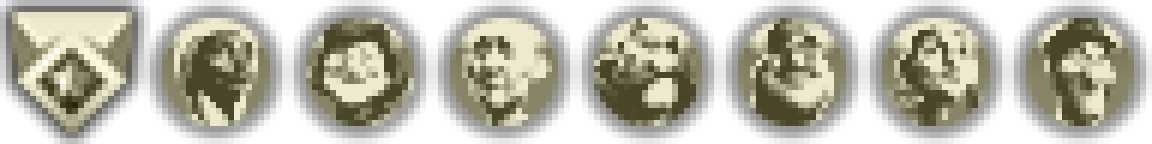
#> input picture skills/civ6-asset-forge/assets/REF_official_promotions24_x6.png, 1152 x 144 px
$ python -i prepare_frontend_portrait.py   (imports and definitions only)
#> lines starting #> are read from the running program, lines starting #| are printed output that depends on the picture; after the words box and inside, x2 and y2 are one past the last pixel; in counts of white or black regions, pixels touching at a corner belong together
### skills/civ6-asset-forge/scripts/gen_suk_portrait.py
#!/usr/bin/env python3
# -*- coding: utf-8 -*-
"""gen_suk_portrait.py — Sukritact's Civ Selection Screen 适配素材与接线生成器

## 解决什么问题

**Sukritact's Civ Selection Screen**（工坊 GUID `60092bdd-ce39-4319-aef6-baea505c7c45`）
用自绘的 `UI/AdvancedSetup.{lua,xml}` 整屏替换原版领袖选择界面，并改为**纯 2D 选人**：
它在选人时读 `Players` 表的 `Portrait` / `PortraitBackground` 两列，交给
`LeaderImage` / `LeaderBG` 两个控件显示（比例运行时由 `DummyImage` 实测，故尺寸可自由）。

原版环境（FrontEnd 选人）的 `Portrait` 通常留空（引擎回退到 `LEADER_<X>_NEUTRAL`）、
`PortraitBackground` 指向**原版领袖的** `LEADER_<X>_BACKGROUND`（1920×960 横版）；
而 mod 自建的竖版背景（如本工程 `PORTRAIT_<KEY>_BACKGROUND`，328×935）是**工程侧选择**，
**不是官方口径**（`328×935` 是 `LeaderBG` 控件尺寸，非官方贴图尺寸）。
无论哪种，在 Suk 的宽屏 2D 界面下尺寸/构图都不合用，因此需要一套**专供 Suk 的 2D 素材**，
并在 `Criteria = Suk_Portrait` 下改写 `Players`（未启用 Suk 时行为完全不变）。

本脚本按兄弟工程（工程 A / 工程 D / 工程 B/C）已实证的约定产出：
`SUK_UI_*` 命名空间贴图 + `UPDATE Players` + XLP 条目 + `.civ6proj` 接线，**幂等**。

## 素材工艺（实测自兄弟工程既有产物，可确定性复现）

- **立绘**：源立绘（正方形源保持原尺寸）→ 峰值列对齐画布宽 `--peak-frac` 处（默认 0.70），
  越界像素允许裁切，下边缘不留空。与原版 `LEADER_*_NEUTRAL` 约定一致
  （实测原版 44 张：高固定 1024/1080、下边距恒 0、宽随内容 389~803）。
- **背景**：源 1920×1080 外交背景 → 中心横裁 1440×1080（**纯裁切、零缩放**；
  与兄弟工程产物逐像素相同，meanAbsErr = 0.00）。

## 素材来源（铁律：必须先问用户）

- `--from-existing`（默认）：直接复用工程既有
  `FALLBACK_NEUTRAL_{L}_QYQXP.dds`（立绘）与 `IMG_LEADER_{L}_QYQXP_DIPLOMACY_BACKGROUND.dds`（背景）。
- `--portrait-dir` / `--bg-dir`：改用用户提供的 PNG（文件名需含 LeaderType 或领袖名片段）。
  **用户给素材时必须显式指定**，不要默默用既有素材。

## 用法

    # ① 预演（不写盘）
    python gen_suk_portrait.py --project <工程根> --check

    # ② 落盘（素材 + SQL + XLP + civ6proj 接线）
    python gen_suk_portrait.py --project <工程根> --write

    # ③ 只处理指定领袖
    python gen_suk_portrait.py --project <工程根> --leaders LEADER_X_QYQXP,LEADER_Y_QYQXP --write

    # ④ 用用户素材（目录内 PNG，文件名含领袖名片段即可）
    python gen_suk_portrait.py --project <工程根> --portrait-dir D:/art --bg-dir D:/art --write

    # ⑤ 换一套工程命名（默认值 = 参照工程的 RGN 命名）
    python gen_suk_portrait.py --project <工程根> \
        --sql-name Suk_Portrait_Danjin.sql --action-id DJ_Suk_Portrait \
        --criteria Danjin_Main,Suk_Portrait --write

    # ⑥ 调整立绘水平构图（峰值列对齐画布宽的比例，默认 0.70）
    python gen_suk_portrait.py --project <工程根> --peak-frac 0.6 --write

退出码：0 成功 / 1 参数或结构错误。
"""
import argparse
import os
import re
import struct
import sys

sys.path.insert(0, os.path.dirname(os.path.abspath(__file__)))
from _projwrite import write_project_file, emit_report, finish  # noqa: E402

# 复用 civ6-modding 的 DDS 读写（单一真源，避免重复实现头构造）。
# 解析顺序：本 skill 同级 → ~/.agents/skills → 环境变量 CIV6_SKILLS_ROOT 指定。
_HERE = os.path.dirname(os.path.abspath(__file__))
_CANDS = [
    os.path.join(_HERE, "..", "..", "civ6-modding", "art"),
    os.path.join(os.path.expanduser("~"), ".agents", "skills", "civ6-modding", "art"),
]
if os.environ.get("CIV6_SKILLS_ROOT"):
    _CANDS.insert(0, os.path.join(os.environ["CIV6_SKILLS_ROOT"], "civ6-modding", "art"))
for _cand in _CANDS:
    _cand = os.path.abspath(_cand)
    if os.path.isfile(os.path.join(_cand, "dds_io.py")):
        sys.path.insert(0, _cand)
        break
try:
    from dds_io import read_dds, dds_header_bytes   # noqa: E402
    from PIL import Image                            # noqa: E402
except ImportError as e:                             # pragma: no cover
    print("需要 Pillow，且需能找到 civ6-modding/art/dds_io.py")
    print("  已尝试：%s" % ", ".join(os.path.abspath(c) for c in _CANDS))
    print("  可用环境变量 CIV6_SKILLS_ROOT 指向 skills 根目录。")
    print("  原始错误：%s" % e)
    raise SystemExit(1)

if hasattr(sys.stdout, "reconfigure"):
    try:
        sys.stdout.reconfigure(encoding="utf-8", errors="replace")
    except Exception:
        pass

PORTRAIT_H = 1024          # 非外交立绘缩放到此高度；外交立绘（正方形源）保持原尺寸
TARGET_PEAK = 0.7          # 峰值列目标位置（画布宽比例）默认值；用 --peak-frac 按工程覆盖
BODY_COL_FRAC = 0.30       # 主体列判定阈值：列像素 ≥ 峰值列的该比例
BODY_MAX_FRAC = 0.70       # 主体列占画布宽超过该比例时询问用户，不自行裁切
ALPHA_THR = 8
BG_W, BG_H = 1440, 1080    # 兄弟工程实证的 Suk 背景尺寸（4:3）
BG_CROP_X = 240            # 1920→1440 的中心裁切起点
SUK_SUFFIX = "_Suk"        # legacy 命名后缀：**仅用于识别未迁移的旧素材**，不再用于生成
UI_NS = "SUK_UI"           # 独立命名空间前缀。见下表——
# ★ 为什么不再复用 `FALLBACK_NEUTRAL_*_Suk`：
#   `FALLBACK_*` 是**官方 Leader_Fallback 模板的固定命名**（3D 回退，类 `Leader_Fallback`），
#   而 Suk 适配是 **UI 贴图（类 `UserInterface`）**。同前缀不同类别会让
#   `gen_tex.py` 的 is_fallback() 必须额外维护一张例外表，且到处都要解释"为何同前缀"，
#   后人极易把 UI 立绘误当 3D 回退。迁到独立命名空间后该歧义从根上消失。
#   通用规则：第三方界面适配素材走 `<适配对象短名>_UI_<KIND>_<KEY>`，不复用官方模板前缀。
SUK_DIR = os.path.join("Mod_Adaptation", "Suk")
SUK_SQL = "Suk_Portrait_RGN.sql"   # 默认参照工程的 SQL 文件名；其他工程用 --sql-name 指定
ACTION_ID = "RGN_Suk_Portrait"     # 默认参照工程的 action id；其他工程用 --action-id 指定
CRITERIA = ["Suk_Portrait"]        # 判据 id 列表（多个 = 逻辑与）；用 --criteria 覆盖

TEX_TEMPLATE = """<?xml version="1.0" encoding="UTF-8" ?>
<AssetObjects..TextureInstance>
\t<m_ExportSettings>
\t\t<ePixelformat>PF_R8G8B8A8_UNORM</ePixelformat>
\t\t<eFilterType>FT_BOX</eFilterType>
\t\t<bUseMips>false</bUseMips>
\t\t<iNumManualMips>0</iNumManualMips>
\t\t<bCompleteMipChain>true</bCompleteMipChain>
\t\t<fValueClampMin>0.000000</fValueClampMin>
\t\t<fValueClampMax>1.000000</fValueClampMax>
\t\t<fSupportScale>1.000000</fSupportScale>
\t\t<fGammaIn>2.200000</fGammaIn>
\t\t<fGammaOut>2.200000</fGammaOut>
\t\t<iSlabWidth>0</iSlabWidth>
\t\t<iSlabHeight>0</iSlabHeight>
\t\t<iColorKeyX>64</iColorKeyX>
\t\t<iColorKeyY>64</iColorKeyY>
\t\t<iColorKeyZ>64</iColorKeyZ>
\t\t<eExportMode>TEXTURE_2D</eExportMode>
\t\t<bSampleFromTopLayer>false</bSampleFromTopLayer>
\t</m_ExportSettings>
\t<m_CookParams>
\t\t<m_Values/>
\t</m_CookParams>
\t<m_Version>
\t\t<major>1</major>
\t\t<minor>0</minor>
\t\t<build>0</build>
\t\t<revision>0</revision>
\t</m_Version>
\t<m_Height>{h}</m_Height>
\t<m_Width>{w}</m_Width>
\t<m_Depth>1</m_Depth>
\t<m_NumMipMaps>0</m_NumMipMaps>
\t<m_SourceFilePath text="D:\\desktop\\{name}.png"/>
\t<m_SourceObjectName text=""/>
\t<m_ImportedTime>0</m_ImportedTime>
\t<m_ExportedTime>{exported}</m_ExportedTime>
\t<m_ClassName text="UserInterface"/>
\t<m_DataFiles>
\t\t<Element>
\t\t\t<m_ID text="DDS"/>
\t\t\t<m_RelativePath text="{name}.dds"/>
\t\t</Element>
\t</m_DataFiles>
\t<m_Name text="{name}"/>
\t<m_Description text=""/>
\t<m_Tags>
\t\t<Element text="UserInterface"/>
\t</m_Tags>
</AssetObjects..TextureInstance>
"""


# ---------------------------------------------------------------- 工程发现

# [71 lines left out: functions find_project_files, detect_leaders, pick_ui_xlp, not called in this run]


# ---------------------------------------------------------------- 素材处理

def alpha_bbox(img, thr=ALPHA_THR):
    m = img.getchannel("A").point(lambda v: 255 if v > thr else 0)
    return m.getbbox()


# [376 lines left out: functions make_portrait, make_background, load_any, resolve_sources, _match_in_dir, tex_text and 6 more, not called in this run]


# [2 lines that do not run on import are left out]

### skills/civ6-asset-forge/scripts/prepare_frontend_portrait.py
#!/usr/bin/env python3
# -*- coding: utf-8 -*-
r"""prepare_frontend_portrait.py — 原版 FrontEnd 前景/背景的**整理与接线**

配套 `reference/frontend-portrait.md`（类别⑦）。

## 〇、总规则（`SKILL.md` §1.0）

本工具**只做既有工具能胜任的简单操作**：**裁剪**（含等比缩放、居中）、
**通道透明度**（读 alpha、阈值）、**描边**，以及复制/改名/格式转换。
**不做**任何"把图改好"的处理（重绘、修补、重着色、调色、生成式补图、迭代调参）。

- 素材不满足要求 → **停下询问用户**（不自行尝试）。
- **两段式执行**：先出**计划**（默认，不写盘）→ 用户确认 → 再 `--write --confirmed`。
- 不覆盖工程已有贴图。

## 一、像素构成分类

分析 alpha 通道，把素材分成三类（判据在 `Ragunna_Pack` 6 位领袖 × 3 类素材上实测可复现）：

判据**先透明率、后尺寸**：

| 次序 | 类别 | 判据 | 处理 |
|---|---|---|---|
| 1 | **① 人物抠图** | 透明像素 ≥ `--subject-min-transp`（默认 40%） | 选人前景：现有顶部留空占画布高 12%~38% 且主体贴底时**整幅等比缩放直通**，不改留空比例；留空过少或过多才按人物类型重排（成年男性 10%、成年女性 18%、少年少女 6%、幼儿 45%），主体等比缩到画布高减留空、水平居中、**底边贴齐** → `LEADER_<KEY>_NEUTRAL`。加载前景一律另出 `IMG_LOADING_FOREGROUND_<KEY>`：内容框水平居中、底边贴齐，像素整体处于下半部（`make_loading_fg`） |
| 2 | **② 满幅图（placard 形）** | 长宽比 1:2.85 ±3%（控件 328×935 的比例） | **素材本身作 placard 背景；`Players.Portrait` 置显式空串**（★ 见下） |
| 3 | **② 满幅图** | 透明 ≤ `--bleed-max-transp`（默认 5%）且不透明 ≥90% | **空白前景（显式空串）+ 铺满背景** → `LEADER_<KEY>_BACKGROUND` |
| 4 | **③ 中间地带** | 其余 | **停下问用户**（exit 3），用 `--force-subject` / `--force-bleed` 表明裁决 |

实测参考（`Ragunna_Pack`）：人物抠图透明率 60~74%、满幅图 ~0%。

尺寸这条判据补的缺口：柔边竖版背景透明率 0.7%、不透明 29.6%，只看透明率会落进中间地带；
按 1:2.85 判定即为 placard 背景。透明率仍优先——高瘦人物抠图同为 1:2.85、透明 81.6%，仍按抠图处理。

★ **1:2.85 竖条这条规则只在 FrontEnd（环境 A）触发。** 它管的是选人 placard
（`Players.Portrait` / `Players.PortraitBackground`，Config 库）。**加载界面（环境 B）不受它管辖**：
`LoadingInfo.ForegroundImage` 是另一条独立通道（Gameplay 库、`LoadScreen.lua` 消费），
默认按「内容框水平居中、底边贴齐」单独产出 `IMG_LOADING_FOREGROUND_<KEY>`。
竖条本身是背景，顶替不了加载界面的前景。

## 二、分支②「空白前景」的正确写法（极易写错）

`PlayerSetupLogic.lua:807-829` 是 `if info.Portrait then ... else ... end`：

| SQL 取值 | Lua 值 | 行为 |
|---|---|---|
| 贴图名 | 非空串 | 直接用 |
| `''`（空串） | `""` —— **Lua 里 truthy** | `SetTexture("")` → **真空白，且短路回退** ✔ 本分支要的就是这个 |
| `NULL` | `nil`（falsy） | 走回退 → `<LeaderType>_NEUTRAL`（mod 通常没有 → 空白**且不报错**） |

→ **分支②必须写显式空串 `''`，不能写 NULL**。

## 三、背景获取顺序（分支① 需要背景时，严格降级）

1. **工程约定文件**：`PORTRAIT_<KEY>_BACKGROUND` → `LEADER_<KEY>_PLACARD_BACKGROUND`
   → `IMG_LEADER_<KEY>_DIPLOMACY_BACKGROUND` → `IMG_LOADING_BACKGROUND_<KEY>`
   → `LEADER_<KEY>_BACKGROUND`
2. **`--bg-dir`**：目录内文件名含领袖名片段（模糊匹配）
3. **色系回退**：用 `pick_vanilla_background` 的调色板，以**人物抠图的加权圆平均色相**为参考挑官方背景；
   **仅当 Δh ≤ 60°** 才自动采用（否则判"不相似"，停下问用户）
4. 都失败 → 报缺失，**不静默编造**

## 四、命名（以官方为准；不动工程既有文件）

| 产物 | 命名 | 说明 |
|---|---|---|
| 选人前景 | `LEADER_<KEY>_NEUTRAL` | 官方约定；1080×1080，顶部留空按人物类型定、**底边恒贴齐** |
| 加载前景 | `IMG_LOADING_FOREGROUND_<KEY>` | 独立实体；1080×1080，内容框水平居中、**底边贴齐**、像素整体处于下半部 |
| 加载界面背景 | `LEADER_<KEY>_BACKGROUND` | 官方约定；**高 ≥960**（960 是基准、非上限） |
| placard 竖版背景 | `LEADER_<KEY>_PLACARD_BACKGROUND` | 官方无此物（官方直接拿 1920×960 去凑），故取官方前缀 + 语义后缀；素材本身就是 1:2.85 竖条时按此名产出 |

> 本工程既有的 `PORTRAIT_*` / `IMG_LOADING_*` **不做重构**（仅被当作"①工程约定文件"读取）。

## 用法

    # ① 分类 + 预演（不写盘）—— 先看它被判成哪类、会产出什么
    python prepare_frontend_portrait.py --project <工程根> --leader LEADER_X_QYQXP \
        --image <素材.png>

    # ② 落盘
    python prepare_frontend_portrait.py --project <工程根> --leader LEADER_X_QYQXP \
        --image <素材.png> --write

    # ③ 中间地带由用户裁决后强制指定
    ... --force-subject --write      # 或 --force-bleed

    # ④ 批量（目录内文件名需含领袖名片段）
    python prepare_frontend_portrait.py --project <工程根> --image-dir <目录> --write

退出码：0 成功 / 1 错误 / **2 告警** / **3 需用户裁决**（分类中间地带 或 背景不相似）。
"""
from __future__ import annotations

import argparse
import glob
import os
import re
import sys

_HERE = os.path.dirname(os.path.abspath(__file__))
if _HERE not in sys.path:
    sys.path.insert(0, _HERE)

from _projwrite import write_project_file, finish    # noqa: E402

_SKILLS = os.path.dirname(os.path.dirname(_HERE))
sys.path.insert(0, os.path.join(_SKILLS, "civ6-modding", "art"))

try:
    from dds_io import read_dds, dds_header_bytes     # noqa: E402
    from PIL import Image                              # noqa: E402
except ImportError as e:                               # pragma: no cover
    print("需要 Pillow，且需能找到 civ6-modding/art/dds_io.py：%s" % e)
    raise SystemExit(1)

# 同目录兄弟脚本复用（不重复实现：bbox/定宽工艺、调色板/挑选、XLP 别名）
from gen_suk_portrait import (                         # noqa: E402
    alpha_bbox, load_any, _match_in_dir, tex_text, ALPHA_THR,
)
from pick_vanilla_background import (                  # noqa: E402
    image_stats, rank, load_palette, insert_alias, xlp_path,
    luminance, hue_distance, DEFAULT_PACKS,
)

# [5 lines not run here, left out]

# placard 竖版背景控件尺寸（reference/frontend-portrait.md §1.3 推导）
PLACARD_BG = (328, 935)
# 控件长宽比 935/328 ≈ 2.8506。素材本身就是这个比例的竖条时，它按尺寸就该落在 placard 背景位，
# 与 alpha 构成无关：柔和边缘的背景图透明率常常只有零点几，会落进透明率判据的中间地带。
PLACARD_RATIO = PLACARD_BG[1] / float(PLACARD_BG[0])
PLACARD_RATIO_TOL = 0.03          # 相对容差 ±3%
# 加载界面背景**基准**高（官方基线 1920×960；960 是基准不是上限）
LOADING_BASE_H = 960
LOADING_TARGET = (1920, 1080)     # 本项目实测良好的档位（16:9 零裁切）
# 原版 FrontEnd 前景（环境 A/B 共用）：1080×1080 方画布，主体水平居中、**底边恒贴齐画布下缘**。
# 顶部留空先看素材本身：已经留得合理的整幅等比缩放直通；只有留空过少或过多才按人物类型重排。
FG_CANVAS = 1080
# 人物类型 → 顶部留空占画布高的比例。留空越少人物越大：成年男性最少、成年女性多一些、
# 少年少女再少、幼儿近乎一半。
FIGURE_GAP = {
    "adult_male": 0.10,
    "adult_female": 0.18,
    "teen": 0.06,
    "toddler": 0.45,
}
FIGURE_NAME = {
    "adult_male": "成年男性",
    "adult_female": "成年女性",
    "teen": "少年少女",
    "toddler": "幼儿",
}
# 人物类型用两条与裁切方式无关的度量判定，全身像与半身像同样适用：
#   头宽占主体宽比 = 头宽 ÷ 主体宽，越接近幼儿越大；
#   肩宽比 = 肩宽 ÷ 头宽，越接近成年男性越大。
HEAD_FRAC_TODDLER = 0.45
HEAD_FRAC_TEEN = 0.36
SHOULDER_MALE = 2.35
# 头部取主体顶部 14% 区段的最大行宽；肩部取主体高 16%~32% 区段的最大行宽
HEAD_BAND = 0.14
SHOULDER_BAND = (0.16, 0.32)
# 现有顶部留空判为「合理」的宽松区间：落在画布高 12%~38% 且主体已贴底，就不二次排版
GAP_OK_LO = 0.12
GAP_OK_HI = 0.38
# 主体底边落在画布下缘 2% 以内才算「已贴底」；下边距恒 0 是本类硬规格
DIRECT_BOTTOM_TOL_FRAC = 0.02

EXIT_OK, EXIT_ERR, EXIT_WARN, EXIT_ASK = 0, 1, 2, 3


class NeedsDecision(Exception):
    """需要用户裁决才能继续（§1.0 总规则：不自行尝试复杂处理）。"""


# ---------------------------------------------------------------- 分类

# [11 lines left out: function is_placard_shape, not called in this run]


def _band_width(alpha, y0, y1):
    """取 alpha 在 [y0, y1) 行区间内实际占用的宽度（0 表示该区间没有可见像素）。"""
    band = alpha.crop((0, y0, alpha.width, max(y0 + 1, y1)))
    bb = band.point(lambda v: 255 if v > ALPHA_THR else 0).getbbox()
    if bb is None:
        return 0
    return bb[2] - bb[0]


def figure_kind(img, bb=None):
    """按头宽占比与肩宽比判断画面主体属于哪类人物 → (类型, 度量)。

    头宽占比 = 头宽 ÷ 主体宽，越接近幼儿越大；肩宽比 = 肩宽 ÷ 头宽，越接近成年男性越大。
    头宽占比 ≥ HEAD_FRAC_TODDLER 判幼儿、≥ HEAD_FRAC_TEEN 判少年少女，其余为成人；
    成人再按肩宽比分性别（≥ SHOULDER_MALE 判男）。
    头宽取主体顶部 HEAD_BAND 行区间，肩宽取主体高 SHOULDER_BAND 行区间。
    这两条度量都与画布裁切无关，全身像与半身像同样适用。
    """
    bb = bb if bb is not None else alpha_bbox(img, ALPHA_THR)
    if bb is None:
        raise ValueError("立绘完全透明，无法判断人物类型")
    subj = img.crop(bb)
    alpha = subj.getchannel("A")
    w, h = subj.size
    head_w = _band_width(alpha, 0, int(round(h * HEAD_BAND)))
    if not head_w:
        raise ValueError("主体顶部没有可见像素，无法判断人物类型")
    head_frac = head_w / float(w)
    m = dict(head_frac=round(head_frac, 3), head_w=head_w, subj_w=w)
    if head_frac >= HEAD_FRAC_TODDLER:
        return "toddler", m
    if head_frac >= HEAD_FRAC_TEEN:
        return "teen", m
    y0 = int(round(h * SHOULDER_BAND[0]))
    y1 = int(round(h * SHOULDER_BAND[1]))
    shoulder_w = _band_width(alpha, y0, y1)
    ratio = shoulder_w / float(head_w)
    m.update(shoulder_w=shoulder_w, shoulder_ratio=round(ratio, 2))
    return ("adult_male" if ratio >= SHOULDER_MALE else "adult_female"), m


# [53 lines left out: functions is_direct, classify, not called in this run]


# ---------------------------------------------------------------- 背景获取

PROJ_BG_PATTERNS = (
    "PORTRAIT_%s_BACKGROUND",           # 本工程既有竖版（328×935）
    "IMG_LEADER_%s_DIPLOMACY_BACKGROUND",
    "IMG_LOADING_BACKGROUND_%s",
    "LEADER_%s_BACKGROUND",
)


# [99 lines left out: functions find_project_bg, official_bg_for_hue, image_stats_of, make_loading_bg, inter_crop, make_placard_bg, not called in this run]


def make_frontend_fg(src, figure=None):
    """原版 FrontEnd 前景：取 alpha 外接框 → 主体等比缩到画布高减顶部留空 →
    贴到 1080×1080 画布（水平居中、底边贴齐画布下缘）。

    顶部留空由人物类型决定（FIGURE_GAP）：成年男性最少、成年女性多一些、少年少女再少、
    幼儿近乎一半。底部恒不留空。
    """
    bb = alpha_bbox(src, ALPHA_THR)
    if bb is None:
        raise ValueError("立绘完全透明，无法定内容框")
    metrics = {}
    if figure is None:
        figure, metrics = figure_kind(src, bb)
    top = int(round(FG_CANVAS * FIGURE_GAP[figure]))
    subj_h = FG_CANVAS - top
    subj = src.crop(bb)
    w, h = subj.size
    nw = max(1, int(round(w * subj_h / float(h))))
    x = (FG_CANVAS - nw) // 2
    out = Image.new("RGBA", (FG_CANVAS, FG_CANVAS), (0, 0, 0, 0))
    out.paste(subj.resize((nw, subj_h), Image.LANCZOS), (x, top))
    return out, dict(figure=figure, top=top, subject_h=subj_h, content_w=nw,
                     canvas_w=FG_CANVAS, left=x, right=FG_CANVAS - nw - x,
                     metrics=metrics)


# [77 lines left out: functions make_direct, make_loading_fg, derive_bgs_from_one, emit, not called in this run]


# ---------------------------------------------------------------- 主流程

def find_project_root_civ6proj(root):
    hits = glob.glob(os.path.join(root, "*.civ6proj"))
    return hits[0] if hits else None


# [161 lines left out: functions plan_one, _xlp_index, _ensure_alias, not called in this run]


# placard 竖版背景：先认工程既有形态（PORTRAIT_*，本类不重构），再认本脚本新产的官方命名
PLACARD_BG_PATTERNS = ("PORTRAIT_%s_BACKGROUND",
                       "LEADER_%s_PLACARD_BACKGROUND")
# 加载界面背景（宽幅，高 ≥960）
LOADING_BG_PATTERNS = ("IMG_LOADING_BACKGROUND_%s",
                       "LEADER_%s_BACKGROUND",
                       "IMG_LEADER_%s_DIPLOMACY_BACKGROUND")


# [233 lines left out: functions _find_by_patterns, acquire_bgs, main, not called in this run]


# [2 lines not run here, left out]

>>> from PIL import Image
>>> picture = Image.open('../assets/REF_official_promotions24_x6.png')
#> picture is the input picture: PIL image 1152x144 RGBA; mean R, G, B, A 72.5, 70.6, 57.6, 138
>>> result = make_frontend_fg(picture)
#> in alpha_bbox, `m = img.getchannel("A").point(lambda v: 255 if v > thr else 0)`:
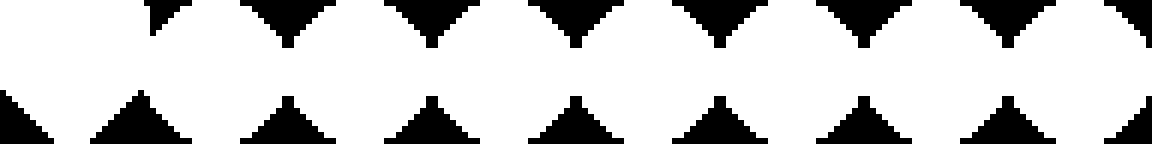
#> m: PIL image 1152x144 L; 80% white; 17 black regions, largest, box (x1, y1, x2, y2) and area: (90, 90, 192, 144) 2700, (240, 0, 336, 48) 2160, (384, 0, 480, 48) 2160
#> in make_frontend_fg, `bb = alpha_bbox(src, ALPHA_THR)`: bb = (0, 0, 1152, 144)
#> in figure_kind, `alpha = subj.getchannel("A")`:
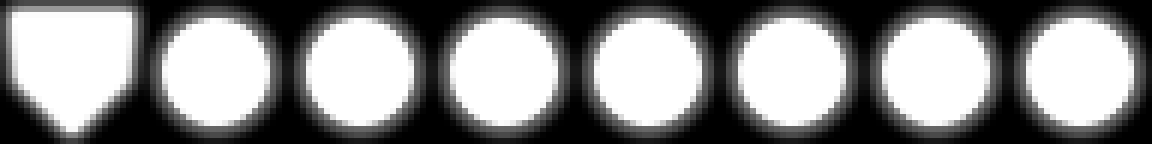
#> alpha: PIL image 1152x144 L; min 0, max 255, mean 138
#> in _band_width, `band = alpha.crop((0, y0, alpha.width, max(y0 + 1, y1)))`:
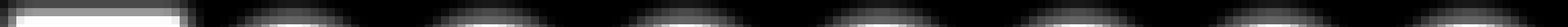
#> band: PIL image 1152x20 L (shown 2 times larger); min 0, max 255, mean 46.6
#> in _band_width, `bb = band.point(lambda v: 255 if v > ALPHA_THR else 0).getbbox()`: bb = (0, 0, 1128, 20)
#> in figure_kind, `head_w = _band_width(alpha, 0, int(round(h * HEAD_BAND)))`: head_w = 1128
#> in figure_kind, `head_frac = head_w / float(w)`: head_frac = 0.979
#> in figure_kind, `m = dict(head_frac=round(head_frac, 3), head_w=head_w, subj_w=w)`: m = {'head_frac': 0.979, 'head_w': 1128, 'subj_w': 1152}
#> in make_frontend_fg, `figure, metrics = figure_kind(src, bb)`: figure = 'toddler'; metrics has the same summary as m in figure_kind
#> in make_frontend_fg, `top = int(round(FG_CANVAS * FIGURE_GAP[figure]))`: top = 486
#> in make_frontend_fg, `subj_h = FG_CANVAS - top`: subj_h = 594
#> in make_frontend_fg, `nw = max(1, int(round(w * subj_h / float(h))))`: nw = 4752
#> in make_frontend_fg, `x = (FG_CANVAS - nw) // 2`: x = -1836
#> in make_frontend_fg, `out = Image.new("RGBA", (FG_CANVAS, FG_CANVAS), (0, 0, 0, 0))`: out: PIL image 1080x1080 RGBA; every value is 0
#> in make_frontend_fg, `out.paste(subj.resize((nw, subj_h), Image.LANCZOS), (x, top))`:
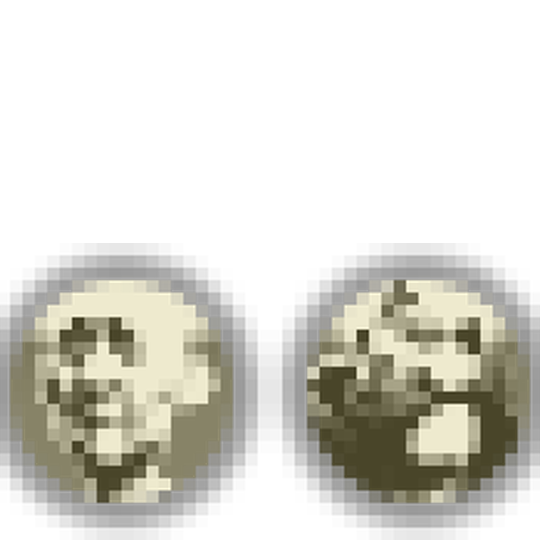
#> out: PIL image 1080x1080 RGBA (shown at 1/2 size); mean R, G, B, A 44, 42.9, 35.2, 80.1; transparent parts drawn white
